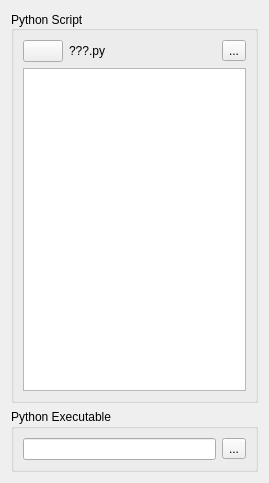
<?xml version="1.0" encoding="UTF-8"?>
<ui version="4.0">
 <class>Python::Widget</class>
 <widget class="QWidget" name="Python::Widget">
  <property name="geometry">
   <rect>
    <x>0</x>
    <y>0</y>
    <width>269</width>
    <height>483</height>
   </rect>
  </property>
  <property name="windowTitle">
   <string>Form</string>
  </property>
  <layout class="QVBoxLayout" name="verticalLayout">
   <item>
    <widget class="QGroupBox" name="pythonGroup">
     <property name="title">
      <string>Python Script</string>
     </property>
     <property name="alignment">
      <set>Qt::AlignLeading|Qt::AlignLeft|Qt::AlignVCenter</set>
     </property>
     <property name="flat">
      <bool>true</bool>
     </property>
     <layout class="QGridLayout" name="gridLayout">
      <item row="0" column="1">
       <widget class="QLabel" name="scriptLabel">
        <property name="sizePolicy">
         <sizepolicy hsizetype="MinimumExpanding" vsizetype="Preferred">
          <horstretch>0</horstretch>
          <verstretch>0</verstretch>
         </sizepolicy>
        </property>
        <property name="text">
         <string>???.py</string>
        </property>
       </widget>
      </item>
      <item row="0" column="2">
       <widget class="QToolButton" name="selectScriptButton">
        <property name="text">
         <string>...</string>
        </property>
       </widget>
      </item>
      <item row="1" column="0" colspan="3">
       <widget class="QTextEdit" name="outputEdit"/>
      </item>
      <item row="0" column="0">
       <widget class="QPushButton" name="scriptButton">
        <property name="text">
         <string/>
        </property>
        <property name="icon">
         <iconset resource="Resources/Resources.qrc">
          <normaloff>:/Script.svg</normaloff>:/Script.svg</iconset>
        </property>
       </widget>
      </item>
     </layout>
    </widget>
   </item>
   <item>
    <widget class="QGroupBox" name="groupBox_2">
     <property name="title">
      <string>Python Executable</string>
     </property>
     <property name="flat">
      <bool>true</bool>
     </property>
     <layout class="QGridLayout" name="gridLayout_2">
      <item row="1" column="1">
       <widget class="QToolButton" name="pythonExecutableSelectButton">
        <property name="text">
         <string>...</string>
        </property>
       </widget>
      </item>
      <item row="1" column="0">
       <widget class="QLineEdit" name="pythonExecutableEdit">
        <property name="readOnly">
         <bool>true</bool>
        </property>
       </widget>
      </item>
     </layout>
    </widget>
   </item>
  </layout>
 </widget>
 <resources>
  <include location="Resources/Resources.qrc"/>
 </resources>
 <connections/>
</ui>
